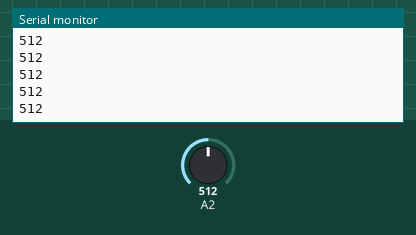
Bench run of a sketch on a simulated Arduino Uno, built with avr-gcc and run on an emulated ATmega328P. Parts: the last lines printed to the serial monitor. The inputs (shaded band) are chosen by the test bench; at power-on: A2 = 512.

Above: at 1.2 s.
1.3 s: A2 set to 716
At 2.3 s:
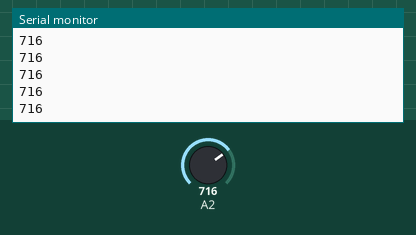
2.8 s: A2 set to 900
At 3.5 s:
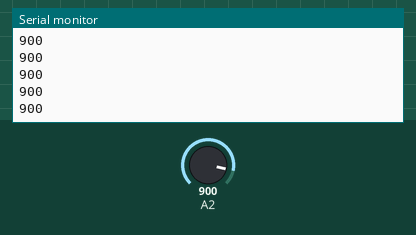
Timing chart, 0 to 5.8 s (numbered marks = the images above; inputs shaded):
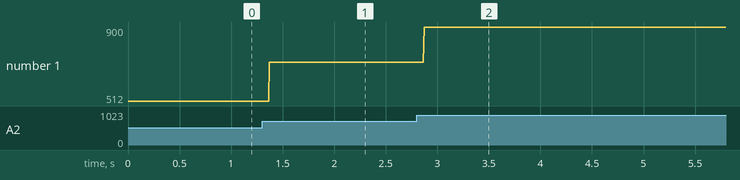

Measured:
- after the input at 1.3 s, the serial monitor: prints a new line after 0.07 s (image 1)
- after the input at 2.8 s, the serial monitor: prints a new line after 0.07 s (image 2)
- plotted number 1: 512 → 716 after the input at 1.3 s, 716 → 900 after the input at 2.8 s

The sketch:

MuscleSensorTest.ino
```cpp
void setup() {
  Serial.begin(9600);
}

void loop() {
  int sensorValue = analogRead(A2);
  Serial.println(sensorValue);
  delay(1);        // delay in between reads for stability
}
```
